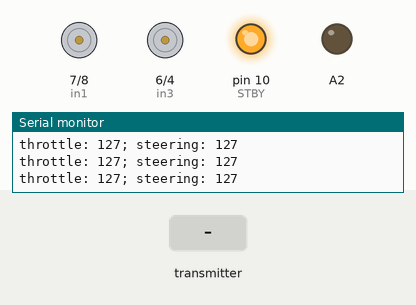
Bench run of a sketch on a simulated Arduino Uno, built with avr-gcc and run on an emulated ATmega328P. Shown: motor-driver pin pairs drawn as motors (green arrow = first pin HIGH = forward, orange = second pin HIGH = backward, longer = more drive, scaled by the enable pin, stopped while the standby pin is LOW), output pins drawn as LEDs (lit = HIGH), the last lines printed to the serial monitor. The test bench sets the inputs (shaded band). No radio packets arrive unless stated.

Above: at 1.2 s.
1.3 s: the transmitter starts sending j1PotX = 64
2.8 s: the transmitter starts sending j1PotY = 0
At 3.6 s:
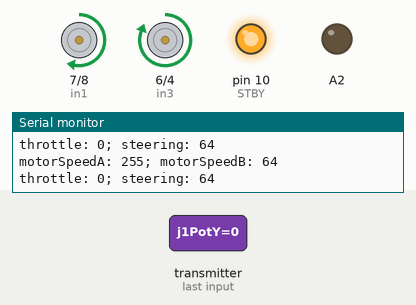
4.3 s: the transmitter starts sending j1PotX = 0
At 5.2 s:
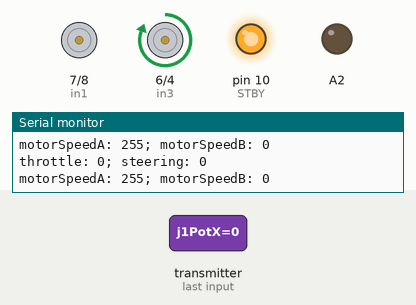
5.9 s: the transmitter starts sending j1PotY = 255
At 7.1 s:
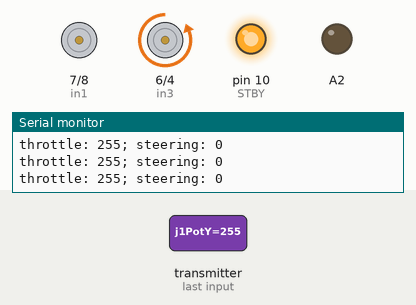
7.4 s: the transmitter starts sending j1PotX = 128
At 7.9 s:
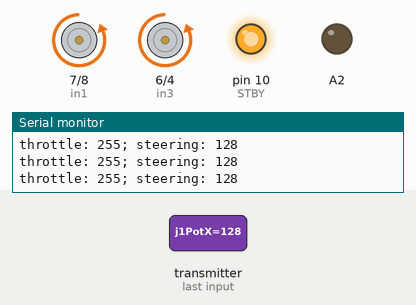
8.9 s: the transmitter starts sending j1PotY = 64
At 10.2 s:
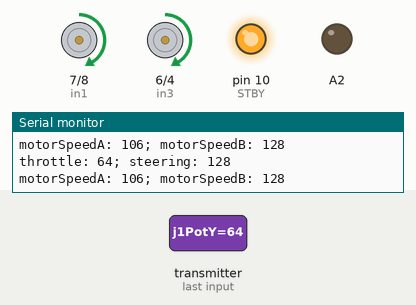
Timing chart, 0 to 11.4 s (numbered marks = the images above; inputs shaded):
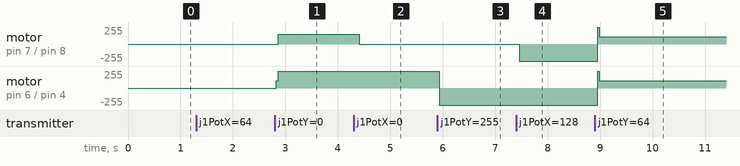

The sketch:

The_Car.ino
```cpp
/*
   基于Arduino RC Receiver - Car Example项目修改
   调整了电机驱动芯片引脚和通道，并增加了点火部分
*/
#include <SPI.h>
#include <nRF24L01.h>
#include <RF24.h>

#define enA 9  // Arduino pin D9 - CH6 on PCB board - PWM output
#define in1 7  // D8 - CH5
#define in2 8  // D7 - CH4
#define in3 6  // D6 - CH3
#define in4 4  // D4 - CH1
#define enB 5  // D5 - CH2 - PWM output
#define STBY 10 //standby


RF24 radio(3, 2);   // nRF24L01 (CE, CSN)
const byte address[6] = "00001";
unsigned long lastReceiveTime = 0;
unsigned long currentTime = 0;

// Max size of this struct is 32 bytes
struct Data_Package {
  byte j1PotX;
  byte j1PotY;
  byte j1Button;
  byte j2PotX;
  byte j2PotY;
  byte j2Button;
  byte pot1;
  byte pot2;
  byte tSwitch1;
  byte tSwitch2;
  byte button1;
  byte button2;
  byte button3;
  byte button4;
};

Data_Package data; //Create a variable with the above structure

int  steering, throttle;
int motorSpeedA = 0;
int motorSpeedB = 0;
int butt1 = 1;

void setup() {
  pinMode(A2, OUTPUT);
  digitalWrite(A2, LOW);

  pinMode(STBY, OUTPUT);
  pinMode(enA, OUTPUT);
  pinMode(enB, OUTPUT);
  pinMode(in1, OUTPUT);
  pinMode(in2, OUTPUT);
  pinMode(in3, OUTPUT);
  pinMode(in4, OUTPUT);
  digitalWrite(STBY, HIGH);
  Serial.begin(9600);
  radio.begin();
  radio.openReadingPipe(0, address);
  radio.setAutoAck(false);
  radio.setDataRate(RF24_250KBPS);
  radio.setPALevel(RF24_PA_LOW);
  radio.startListening(); //  Set the module as receiver
  resetData();
  //  digitalWrite(STBY, HIGH);
}
void loop() {
  // Check whether we keep receving data, or we have a connection between the two modules
  currentTime = millis();
  if ( currentTime - lastReceiveTime > 1000 ) { // If current time is more then 1 second since we have recived the last data, that means we have lost connection
    resetData(); // If connection is lost, reset the data. It prevents unwanted behavior, for example if a drone jas a throttle up, if we lose connection it can keep flying away if we dont reset the function
  }
  // Check whether there is data to be received
  if (radio.available()) {
    radio.read(&data, sizeof(Data_Package)); // Read the whole data and store it into the 'data' structure
    lastReceiveTime = millis(); // At this moment we have received the data
  }

  // Parse the data from the Joystic 1 to the throttle and steering variables
  throttle = data.j1PotY;
  steering = data.j1PotX;
  Serial.print("throttle: ");
  Serial.print(throttle);
  Serial.print("; steering: ");
  Serial.println(steering);
  butt1 = data.button1;

  // Throttle used for forward and backward control
  // Joystick values: 0 to 255; down = 0; middle = 127; up = 255

  if (throttle < 110) {
    // Set Motor A backward
    digitalWrite(in1, HIGH);
    digitalWrite(in2, LOW);
    // Set Motor B backward
    digitalWrite(in3, HIGH);
    digitalWrite(in4, LOW);
    // Convert the declining throttle readings for going backward from 110 to 0 into 0 to 255 value for the PWM signal for increasing the motor speed
    motorSpeedA = map(throttle, 110, 0, 0, 255);
    motorSpeedB = map(throttle, 110, 0, 0, 255);
    Serial.print("motorSpeedA: ");
    Serial.print(motorSpeedA);
    Serial.print("; motorSpeedB: ");
    Serial.println(steering);
  }
  else if (throttle > 140) {
    // Set Motor A forward
    digitalWrite(in1, LOW);
    digitalWrite(in2, HIGH);
    // Set Motor B forward
    digitalWrite(in3, LOW);
    digitalWrite(in4, HIGH);
    // Convert the increasing throttle readings for going forward from 140 to 255 into 0 to 255 value for the PWM signal for increasing the motor speed
    motorSpeedA = map(throttle, 140, 255, 0, 255);
    motorSpeedB = map(throttle, 140, 255, 0, 255);
  }
  // If joystick stays in middle the motors are not moving
  else {
    motorSpeedA = 0;
    motorSpeedB = 0;
  }
  // Steering used for left and right control
  if (steering < 110) {
    // Convert the declining steering readings from 140 to 255 into increasing 0 to 255 value
    int xMapped = map(steering, 110, 0, 0, 255);
    // Move to left - decrease left motor speed, increase right motor speed
    motorSpeedA = motorSpeedA - xMapped;
    motorSpeedB = motorSpeedB + xMapped;
    // Confine the range from 0 to 255
    if (motorSpeedA < 0) {
      motorSpeedA = 0;
    }
    if (motorSpeedB > 255) {
      motorSpeedB = 255;
    }
  }
  if (steering > 140) {
    // Convert the increasing steering readings from 110 to 0 into 0 to 255 value
    int xMapped = map(steering, 140, 255, 0, 255);
    // Move right - decrease right motor speed, increase left motor speed
    motorSpeedA = motorSpeedA + xMapped;
    motorSpeedB = motorSpeedB - xMapped;
    // Confine the range from 0 to 255
    if (motorSpeedA > 255) {
      motorSpeedA = 255;
    }
    if (motorSpeedB < 0) {
      motorSpeedB = 0;
    }
  }
  // Prevent buzzing at low speeds (Adjust according to your motors. My motors couldn't start moving if PWM value was below value of 70)
  if (motorSpeedA < 70) {
    motorSpeedA = 0;
  }
  if (motorSpeedB < 70) {
    motorSpeedB = 0;
  }
  analogWrite(enA, motorSpeedA); // Send PWM signal to motor A
  analogWrite(enB, motorSpeedB); // Send PWM signal to motor B
  if (butt1 == 0) {
    digitalWrite(A2, HIGH);
    delay(5000);
    digitalWrite(A2, LOW);
  }
}
void resetData() {
  // Reset the values when there is no radio connection - Set initial default values
  data.j1PotX = 127;
  data.j1PotY = 127;
  data.j2PotX = 127;
  data.j2PotY = 127;
  data.j1Button = 1;
  data.j2Button = 1;
  data.pot1 = 1;
  data.pot2 = 1;
  data.tSwitch1 = 1;
  data.tSwitch2 = 1;
  data.button1 = 1;
  data.button2 = 1;
  data.button3 = 1;
  data.button4 = 1;
}
```

Measured:
- after the input at 2.8 s, motor on pin 7 (in1) / pin 8 (in2): stopped → forward 149/255 after 0.07 s; motor on pin 6 (in3) / pin 4 (in4): stopped → forward 255/255 at once
- after the input at 4.3 s, motor on pin 7 (in1) / pin 8 (in2): forward 149/255 → stopped after 0.11 s
- after the input at 5.9 s, motor on pin 6 (in3) / pin 4 (in4): forward 255/255 → backward 255/255 at once
- after the input at 7.4 s, motor on pin 7 (in1) / pin 8 (in2): stopped → backward 255/255 after 0.05 s
- after the input at 8.9 s, motor on pin 7 (in1) / pin 8 (in2), motor on pin 6 (in3) / pin 4 (in4): backward 255/255 → forward 106/255 after 0.05 s
